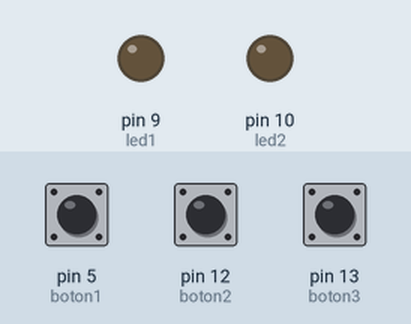
The sketch below on a simulated Arduino Uno, built with avr-gcc and run on an emulated ATmega328P. Shown: output pins drawn as LEDs (lit = HIGH). The inputs (shaded band) are chosen by the test bench; at power-on: pin 5 (boton1) LOW, pin 12 (boton2) LOW, pin 13 (boton3) LOW.

Above: at 1.2 s.
1.3 s: pin 5 (boton1) pulled HIGH for 0.15 s
At 4.11 s:
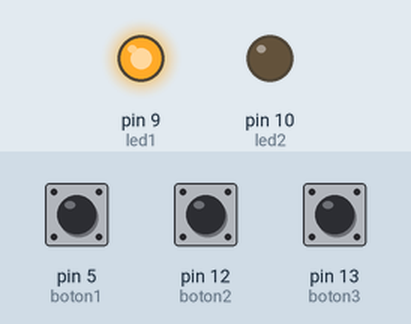
4.3 s: pin 12 (boton2) pulled HIGH for 3.2 s
9.0 s: pin 12 (boton2) pulled HIGH for 1 s
12.1 s: pin 5 (boton1) pulled HIGH for 1 s
At 12.86 s:
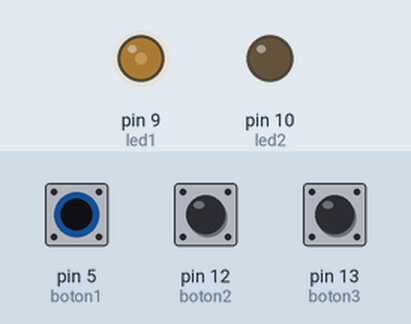
15.1 s: pin 12 (boton2) pulled HIGH for 0.15 s
At 16.2 s:
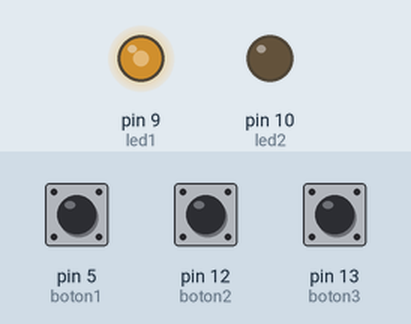
18.1 s: pin 5 (boton1) pulled HIGH for 3.2 s
Timing chart, 0 to 23.8 s (numbered marks = the images above; inputs shaded):
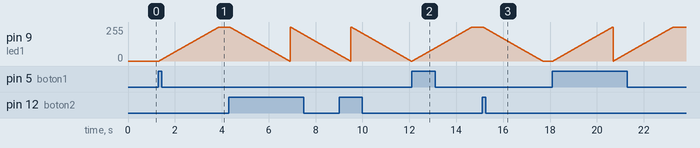

Measured:
- after the input at 1.3 s, pin 9 (led1): moves from 0/255 to 255/255 over 2.5 s, starting at once
- after the input at 12.1 s, pin 9 (led1): moves from 0/255 to 255/255 over 2.5 s, starting at once
- after the input at 15.1 s, pin 9 (led1): moves from 255/255 to 0/255 over 2.5 s, starting at once

The sketch:

Ejercicio1.ino
```cpp
bool c = true;
#define led1 9
#define led2 10
#define boton1 5
#define boton2 12
#define boton3 13
int led = led1; //defino el led1 como el led en que comienzo a trabajar

void setup() {
  //defino los pulsadores y led
  pinMode(boton1,INPUT);
  pinMode(boton2,INPUT);
  pinMode(boton3,INPUT);
  pinMode(led1,OUTPUT);
  pinMode(led2,OUTPUT);
}

void loop() {
    //Si el botón 1 es pulsado, inicio el led en LOW y aumenta su luz
  if(digitalRead(boton1)==HIGH){
      delay(20);
      digitalWrite(led,LOW);
      int i=0;
      for(i=0;i<256;i++){
        analogWrite(led,i);
        delay(10);
      }
    }
  //Si el botón 2 es pulsado, inicio el led en HIGH y disminuye su luz
    if(digitalRead(boton2)==HIGH){
      delay(20);
      digitalWrite(led,HIGH);
      int i = 256;
      for(i=256;i>=0;i--){
        analogWrite(led,i);
        delay(10);
      }
    }
    //Cambio el led en el que trabajo
    if(digitalRead(boton3)){
      delay(20);
      if(c){
        led = led2;
        c = false;
        delay(200);
      }else{
        led = led1;
        c = true;
        delay(200);
      }
    }
}
```
